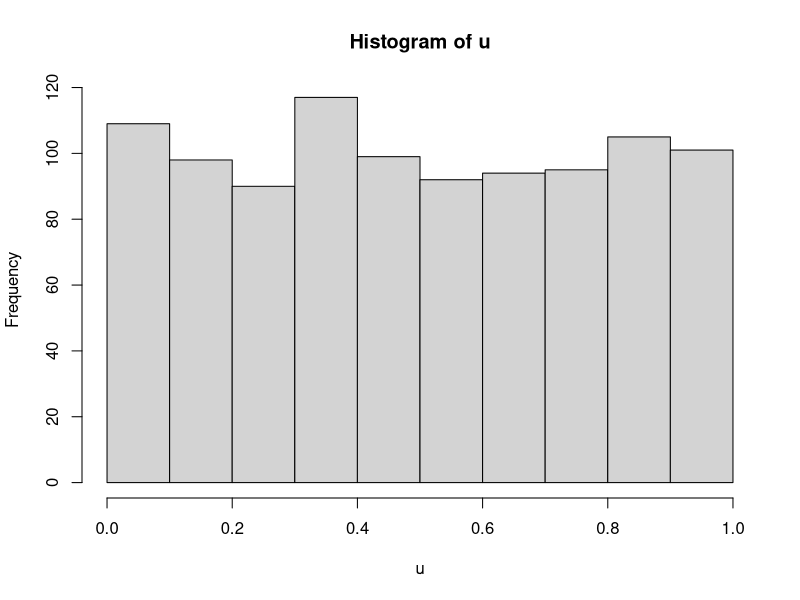

Source code (R):
## ---- chunk 1
runif.my <- function(n, seed) {
  ret <- double(n)
  last <- seed
  p <- 2^31 - 1
  for (i in 1:n) {
    last <- (7^5 * last) %% p
    ret[i] <- last / p
  }
  ret
}

u <- runif.my(1000, 2)
## ---- chunk 2
hist(u)
ks.test(u, "punif")
